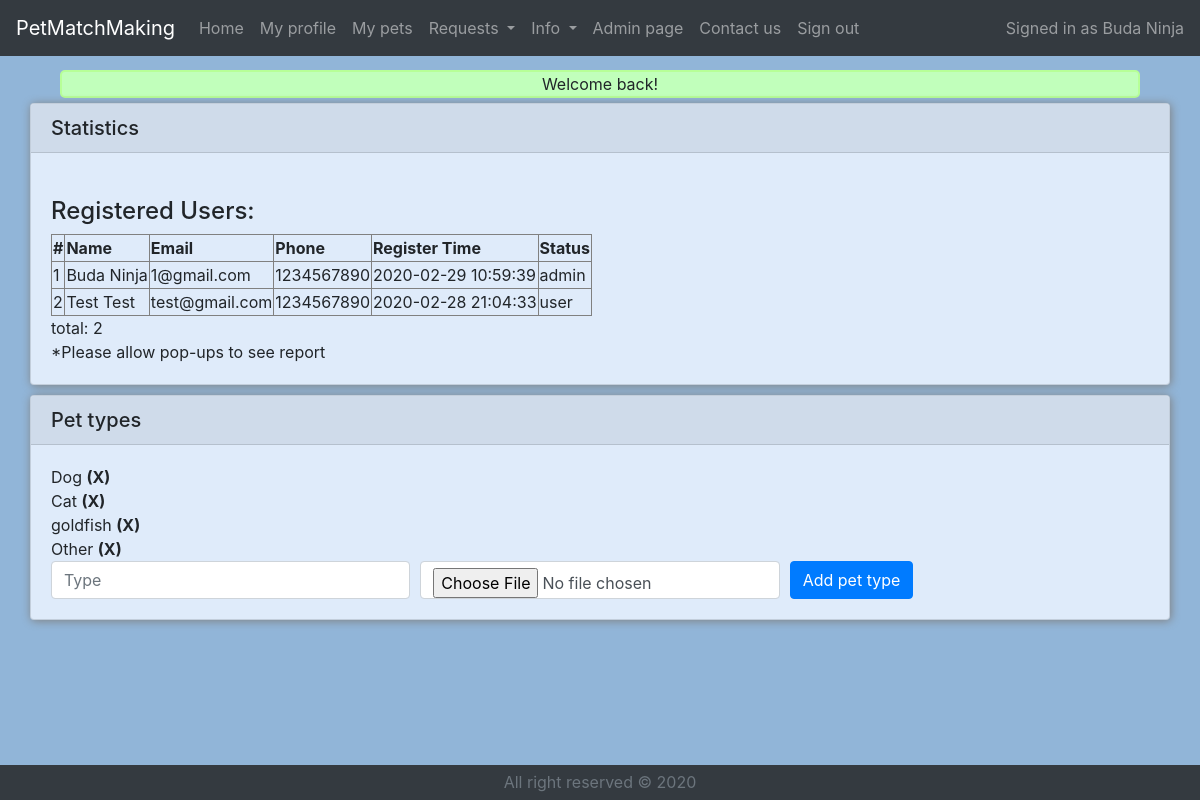
The app's page /main.php?admin (signed in), older data.
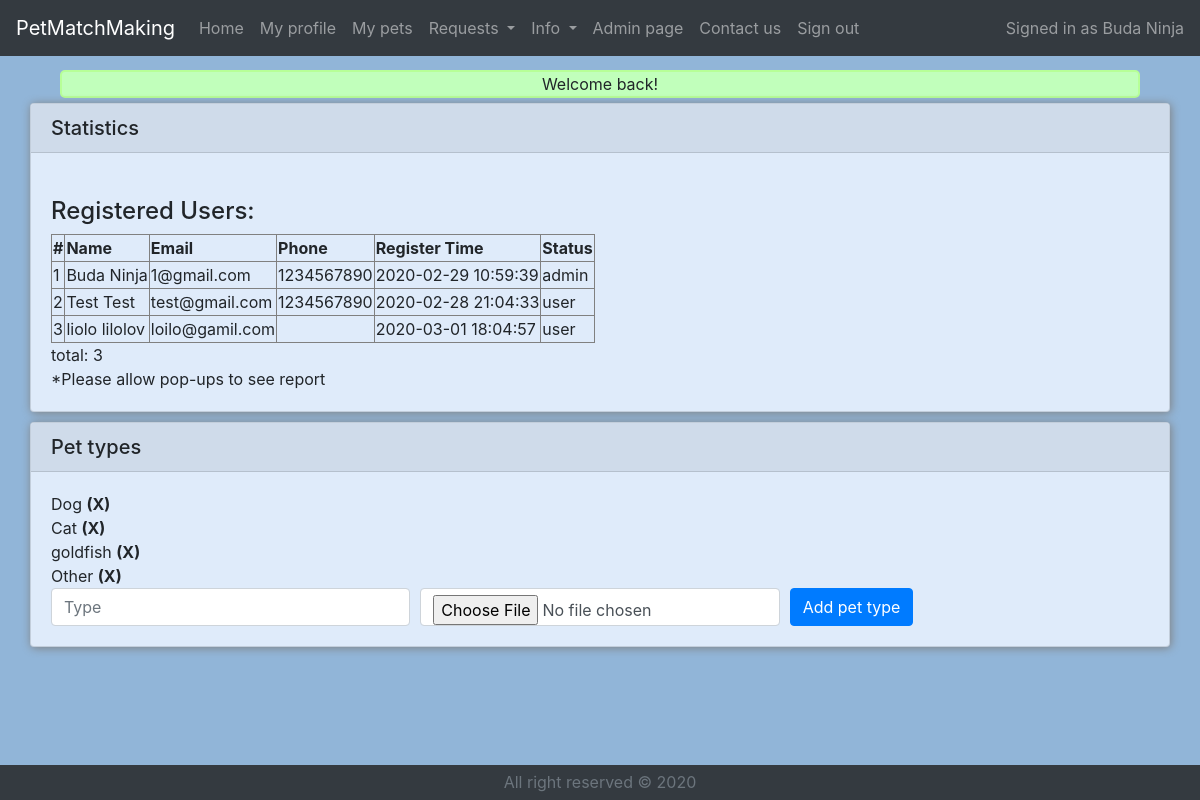
The same page, newer data.
### tables this page shows
CREATE TABLE `users` (
  `userID` int(11) NOT NULL,
  `userEmail` varchar(64) NOT NULL,
  `userPassword` varchar(64) NOT NULL,
  `userFName` varchar(64) NOT NULL,
  `userLName` varchar(64) NOT NULL,
  `userPhone` varchar(64) NOT NULL,
  `userBirthday` date NOT NULL,
  `userAbout` text NOT NULL,
  `userRegisterTime` datetime NOT NULL,
  `userStatus` varchar(64) NOT NULL
);

### classes/dbClass.php (called while the page is built, shortened)
<?php
require_once "User.php";
class dbClass
{
    private $host;
    private $db;
    private $charset;
    private $user;
    private $pass;
    private $opt = array(
        PDO::ATTR_ERRMODE => PDO::ERRMODE_EXCEPTION,
        PDO::ATTR_DEFAULT_FETCH_MODE => PDO::FETCH_ASSOC
    );
    private $connection;
    public function __construct(string $host = "localhost", string $db = "petmatchdb", string $charset = "utf8", string $user = "root", string $pass = "")
    {
        $this->host = $host;
        $this->db = $db;
        $this->charset = $charset;
        $this->user = $user;
        $this->pass = $pass;
    }
    public function connect()
    {
        $dsn = "mysql:host=$this->host;dbname=$this->db;charset=$this->charset";
        $this->connection = new PDO($dsn, $this->user, $this->pass, $this->opt);
    }
    public function disconnect(){
        $this->connection = null;
    }
    public function getObjectsGeneral($table_name, $condition, $objectToFetch){
        $objArray = Array();
        $sql="SELECT * FROM `".$table_name."`".$condition;
        $result = $this->connection->query($sql);
        while ($row = $result->fetchObject($objectToFetch)){
            $objArray[] = $row;
        }
        return $objArray;
    }
    function xmlToString($htmlStr)
    {
        $xmlStr=str_replace('&lt;','<',$htmlStr);
        $xmlStr=str_replace('&gt;','>',$xmlStr);
        $xmlStr=str_replace('&quot;','"',$xmlStr);
        $xmlStr=str_replace("&#39;","'",$xmlStr);
        $xmlStr=str_replace('&amp;',"&",$xmlStr);
        return $xmlStr;
    }
}

### classes/User.php (called while the page is built, shortened)
<?php
require_once "dbClass.php";
class User
{
    private $userEmail;
    private $userFName;
    private $userLName;
    private $userPhone;
    private $userRegisterTime;
    private $userStatus;
    public function getUserRegisterTime()
    {
        return $this->userRegisterTime;
    }
    public function getUserFName()
    {
        $db = new dbClass();
        return $db->xmlToString($this->userFName);
    }
    public function getUserLName()
    {
        $db = new dbClass();
        return $db->xmlToString($this->userLName);
    }
    public function getUserEmail()
    {
        return $this->userEmail;
    }
    public function getUserPhone()
    {
        return $this->userPhone;
    }
    public function getUserStatus()
    {
        return $this->userStatus;
    }
}

### admin.php (the view, shortened to what this page needs)
<?php
require_once "classes/dbClass.php";
require_once "classes/User.php";
require_once "classes/dbClassPetsFunctions.php";
$db = new dbClass();
echo "<div class='d-flex justify-content-center'>";
echo "<div class='card'>";
echo "<h5 class='card-header'>Statistics</h5>";
echo "<div class='card-body'>";
$users_arr = $db->getObjectsGeneral("users", " WHERE 1 ORDER BY userStatus", "User");
echo "<br><h4>Registered Users:</h4>";
if ($users_arr == null){
    $str="No registered users in DB";
}
else
{
    $count=0;
    $str = "<table border='1'>";
    $str.="<tr>";
    $str.="<td><b>#</b></td>";
    $str.="<td><b>Name</b></td>";
    $str.="<td><b>Email</b></td>";
    $str.="<td><b>Phone</b></td>";
    $str.="<td><b>Register Time</b></td>";
    $str.="<td><b>Status</b></td>";
    $str.="</tr>";
    foreach ($users_arr as $k)
    {
        $count++;
        $str.="<tr>";
        $str.="<td>".$count."</td>";
        $str.="<td>".$k->getUserFName()." ".$k->getUserLName()."</td>";
        $str.="<td>".$k->getUserEmail()."</td>";
        $str.="<td>".$k->getUserPhone()."</td>";
        $str.="<td>".$k->getUserRegisterTime()."</td>";
        $str.="<td>".$k->getUserStatus()."</td>";
        $str.="</tr>";
    }
    $str.= "</table>";
    $str.= "total: ".$count;
}
echo $str;
echo "<br>";
echo "*Please allow pop-ups to see report";
echo "</div></div></div>";
$str="";
$str.=  "<div class='d-flex justify-content-center'>";
$str.=  "<div class='card'>";
$str.=  "<h5 class='card-header'>Pet types</h5>";
$str.=  "<div class='card-body'>";
$petTypes = file_get_contents("classes/petTypes.txt");
$words_arr = explode("\n",$petTypes);
$str.="<form action='admin.php' method=post>";
foreach ($words_arr as $k=>$v)
{
    if ($v != "")
        $str.= $v."  <button type='submit' class='buttonLooksLikeLink' name='RemovePetType".$v."'>(X)</button><br>";
}
$str.="</form>";
$str.="<form action='admin.php' method='post' enctype='multipart/form-data'>";
$str.="<div class='form-row'>";
$str.="<div class='col'>";
$str.="<input type='text' class='form-control form-control' placeholder='Type' name='ptype' pattern='[A-Za-z]{2,15}' title='Only letters, at least two' required='required'>";
$str.="</div>";
$str.="<div class='col'>";
$str.="<input type='file' class='form-control' name='load_user_file' required='required'>";
$str.="</div>";
$str.="<div class='col'>";
$str.="<button type='submit' class='btn btn-primary' name='petTypeAdd'>Add pet type</button>";
$str.="</div>";
$str.="</div>";
$str.="</form>";
$str.=  "</div></div></div>";
echo $str;

### headerTop.php (shortened to what this page needs)
<!doctype html>
<html lang="en">
<head>
    <link href="https://stackpath.bootstrapcdn.com/bootstrap/4.4.1/css/bootstrap.min.css" rel="stylesheet">
    <link rel="stylesheet" href="styles/myCss.css">
</head>
<body>

### main.php (shortened to what this page needs)
<?php
include_once "headerTop.php";
if (isset($_SESSION) && isset($_SESSION['user']))
{
    include_once "headerUser.php";
    if (isset($_SESSION['userMessage'])){
        if (isset($_SESSION['userMessageStatus']) && $_SESSION['userMessageStatus']==0)
            echo "<div class='userMessageRed'>".$_SESSION['userMessage']."</div>";
        else
            echo "<div class='userMessage'>".$_SESSION['userMessage']."</div>";
    }
    if (isset($_GET['myProfile'])){
        $_SESSION['UserProfileToShow']=$_SESSION['user'];
        include_once "ProfileUser.php";
    }
    else if (isset($_GET['myPets'])){
        include_once "myPets.php";
    }
    else if (isset($_GET['helpRequestsAll'])){
        include_once "HelpRequestsAll.php";
    }
    else if (isset($_GET['myHelpRequests'])){
        include_once "myHelpRequests.php";
    }
    else if (isset($_GET['helpRequestAdd'])){
        include_once "helpRequestAdd.php";
    }
    else if (isset($_GET['admin'])){
        include_once "admin.php";
    }
}
include_once "footer.php";

### headerUser.php (shortened to what this page needs)
<header>
    <div class="fixed-top">
        <nav class="navbar navbar-expand-lg navbar-dark bg-dark">
            <div class="navbar-brand" href="#">PetMatchMaking</div>
            <div class="collapse navbar-collapse" id="navbarNavDropdown">
                <ul class="navbar-nav mr-auto">
                    <li class="nav-item">
                        <a class="nav-link" href="main.php">Home</a>
                    </li>
                    <li class="nav-item">
                        <a class="nav-link" href="?myProfile">My profile</a>
                    </li>
                    <li class="nav-item">
                        <a class="nav-link" href="?myPets">My pets</a>
                    </li>
                    <li class="nav-item dropdown">
                        <a class="nav-link dropdown-toggle" href="#" id="navbarDropdownMenuLink" data-toggle="dropdown" aria-haspopup="true" aria-expanded="false">
                            Requests
                        </a>
                    </li>
                    <li class="nav-item dropdown">
                        <a class="nav-link dropdown-toggle" href="#" id="navbarDropdownMenuLink" data-toggle="dropdown" aria-haspopup="true" aria-expanded="false">
                            Info
                        </a>
                    </li>
                    <?php
                    require_once "classes/dbClass.php";
                    require_once "classes/User.php";
                    $db = new dbClass();
                    $signedInUser = $db->getObjectsGeneral("users", "WHERE `userID`='".$_SESSION['user']."'", "User")[0];
                    if ($signedInUser->getUserStatus()=="admin")
                        echo "<li class='nav-item'><a class='nav-link' href='?admin'>Admin page</a></li>";
                    ?>
                    <li class="nav-item">
                        <a class="nav-link" href="?contactUs">Contact us</a>
                    </li>
                    <li class="nav-item">
                        <a class="nav-link" href="?signOut">Sign out</a>
                    </li>
                </ul>
                <span class="navbar-text">
                  <?php
                  if (isset($_SESSION['user']))
                      echo "Signed in as ".$signedInUser->getUserFName()." ".$signedInUser->getUserLName();
                  else
                      echo "Not signed in";
                  ?>
                </span>
            </div>
        </nav>
    </div>
</header>

### footer.php (shortened to what this page needs)
<footer class="footer">
    <div class="container text-center">
        <span class="text-muted">All right reserved &copy; 2020</span>
    </div>
</footer>
</body>
</html>

### styles/myCss.css (style rules this page uses)
html { position: relative; min-height: 100%; }
body { background-color: #91B5D8; margin-bottom: 35px; padding-top: 70px; }
.footer { position: absolute; bottom: 0; width: 100%; height: 35px; line-height: 35px; background-color: #343A40; }
.card { width: 95%; background-color: #dfebfa; margin: 5px; box-shadow: 1px 1px 10px grey; }
.card-header { background-color: #cfdbea; }
.container { margin-right: auto; margin-left: auto; }
.userMessage { margin: auto; text-align: center; width: 90%; border: 2px solid #b7ff97; background-color: #c1ffbb; border-radius: 5px; }
.buttonLooksLikeLink { background:none!important; color:inherit; border:none; padding:0!important; font: inherit; font-weight: bold; cursor: pointer; }

Row changes from the older to the newer data that the page shows:
added users: userFName "liolo", userLName "lilolov", userEmail "loilo@gamil.com", userRegisterTime "2020-03-01 18:04:57", userStatus "user"
Text that changed along with them:
$str: "total: 2" → "total: 3"
